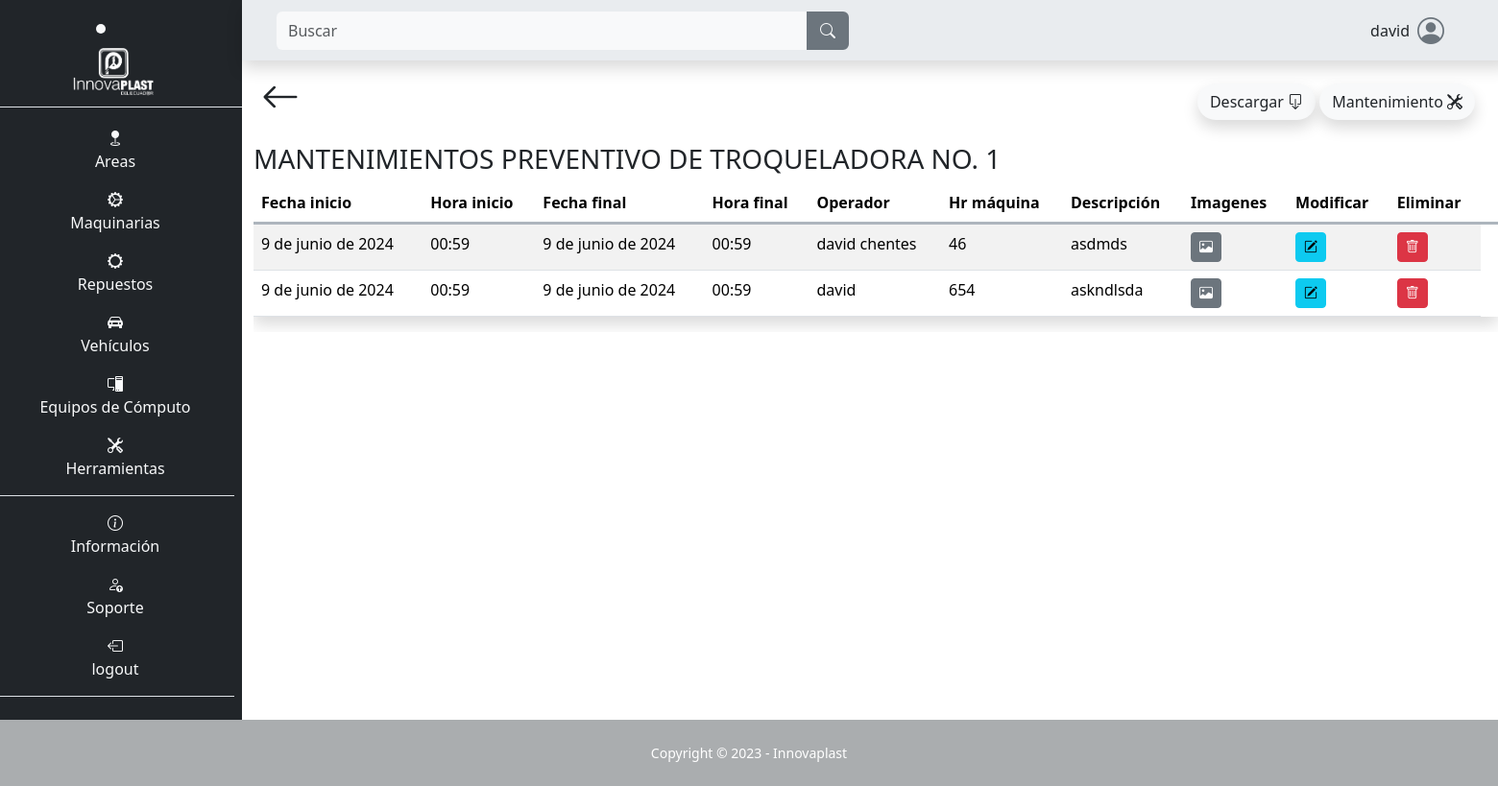
Before: /maquina/mantenimientos_maquina_preventivo/17 (signed in) with the older database file.
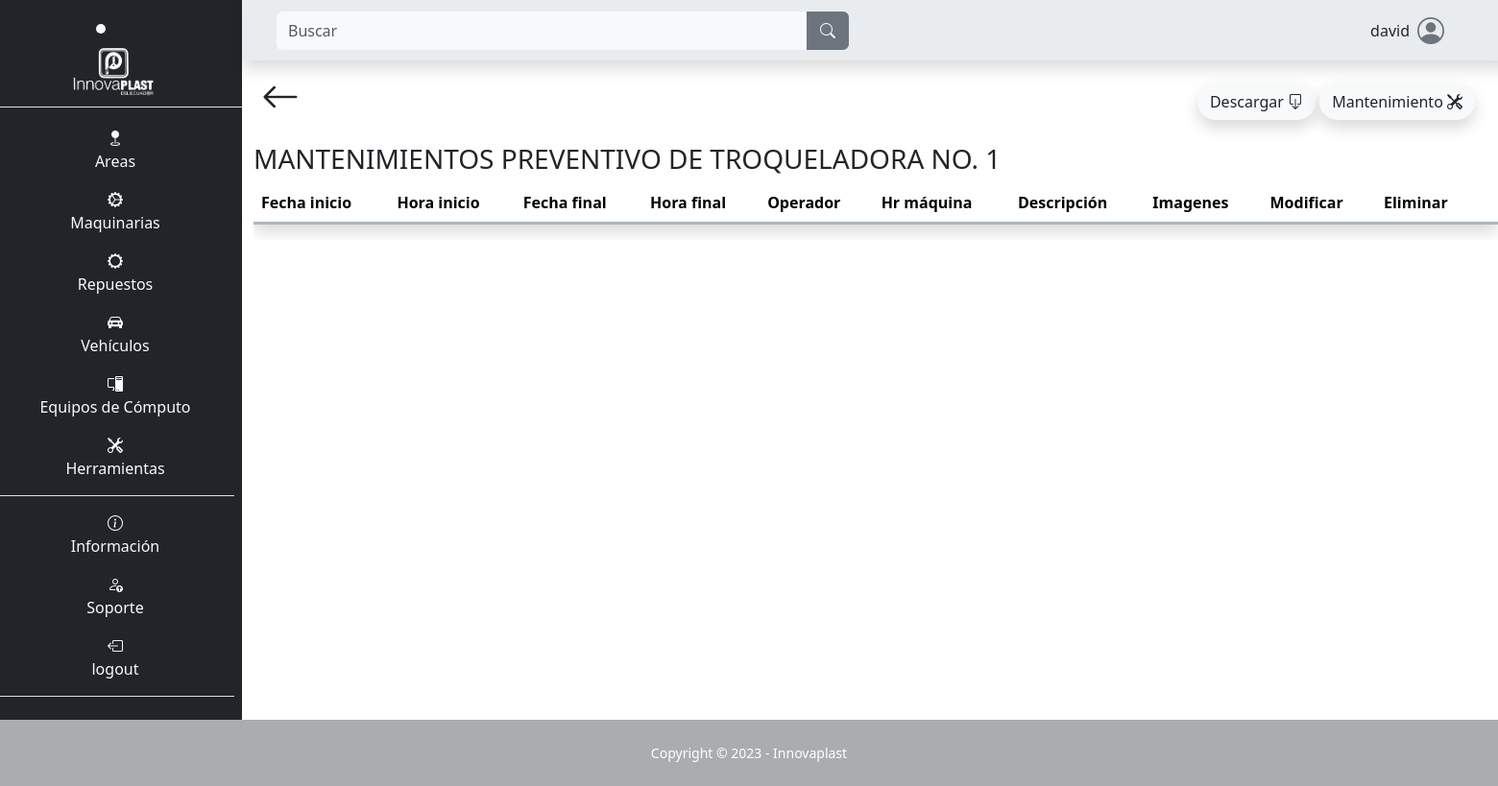
After: the same page with the newer database file.
### SGE_maquina/models.py (models this page shows, shortened)
class MantenimientoMaquina(models.Model):
    maquina = models.ForeignKey(Maquina, on_delete=models.CASCADE)
    fecha_inicio = models.DateField(default=date.today)
    hora_inicio = models.TimeField(default=datetime.now().time())
    fecha = models.DateField(default=date.today)
    hora = models.TimeField(default=datetime.now().time())
    operador = models.CharField(max_length=100, blank=False, null=False, default="")
    tipo = models.ForeignKey(TipoMantenimientoMaquina, on_delete=models.CASCADE)
    hr_maquina = models.IntegerField(blank=False, null=False, default=0)
    partes_y_piezas = models.TextField(max_length=500, null=False, blank=False, default="")
    descripción = models.TextField(max_length=500, null=False, blank=False, default="")
    image = models.ImageField(upload_to="maquina/mantenimiento/image", null=False, blank=False, default=None)
    image2 = models.ImageField(upload_to="maquina/mantenimiento/image", null=False, blank=False, default=None)
    image3 = models.ImageField(upload_to="maquina/mantenimiento/image", null=False, blank=False, default=None)

### SGE_maquina/views.py (the view)
# urls.py: path('mantenimientos_maquina_preventivo/<int:id>', views.mantenimientos_maquina_preventivo, name="mantenimientos_maquina_preventivo"),
@login_required
def mantenimientos_maquina_preventivo(request, id):
    if request.method == 'GET':
        maquina = get_object_or_404(Maquina, id=id)
        tipo_mantenimiento = get_object_or_404(TipoMantenimientoMaquina, id=2)
        mantenimientos = maquina.mantenimientomaquina_set.filter(tipo=tipo_mantenimiento).order_by('-fecha', '-hora')
        context = {
            'maquina': maquina,
            'tipo_mantenimiento': tipo_mantenimiento,
            'mantenimientos': mantenimientos,
        }
        return render(request, 'SGE_maquina/manteniminetos_preventivo.html', context)

### SGE_maquina/models.py (called while the page is built)
    def __str__(self):
        return self.nombre

    def __str__(self):
        return self.tipo

### templates/SGE_maquina/manteniminetos_preventivo.html (shortened to what this page needs)
{% extends "layout/base.html" %}
{% block 'content' %}
<div class="container mb-5">
    <div class="d-flex p-2 justify-content-between">
        <a class="text-decoration-none text-dark flecha-atras" href="{% url "detalles_maquina" id=maquina.id %}">
            <i class="bi bi-arrow-left fs-1"></i>
        </a>
        <span class="p-3">
            <button type="button" class="btn bg-body-tertiary descargar shadow rounded-pill" data-bs-toggle="modal" data-bs-target="#modal-descargar">
                Descargar <i class="bi bi-box-arrow-down "></i>
            </button>
            <a class="btn bg-body-tertiary mantenimineto shadow rounded-pill" href="{% url "nuevo_mantenimineto_maquina_preventivo" id=maquina.id %}">Mantenimiento <i class="bi bi-tools"></i></a>
        </span>
    </div>
    <h3 class="text-uppercase">Mantenimientos {{ tipo_mantenimiento }} de {{ maquina }}</h3>
    <div class="table-responsive">
    <table class="table table-striped shadow">
        <thead>
            <tr class="border border-end-0 border-start-0 border-top-0 border-3 border-dark-subtle">
                <th>Fecha inicio</th>
                <th>Hora inicio</th>
                <th>Fecha final</th>
                <th>Hora final</th>
                <th>Operador</th>
                <th>Hr máquina</th>
                <th>Descripción</th>
                <th>Imagenes</th>
                <th>Modificar</th>
                <th>Eliminar<th>
            </tr>
        </thead>
        <tbody>
            {% for mantenimiento in mantenimientos %}
                <tr>
                    <td>{{ mantenimiento.fecha_inicio }}</td>
                    <td>{{ mantenimiento.hora_inicio }}</td>
                    <td>{{ mantenimiento.fecha }}</td>
                    <td>{{ mantenimiento.hora }}</td>
                    <td>{{ mantenimiento.operador }}</td>
                    <td>{{ mantenimiento.hr_maquina }}</td>
                    <td>{{ mantenimiento.descripción }}</td>
                    <td>
                        <button type="button" class="btn btn-secondary btn-sm" data-bs-toggle="modal" data-bs-target="#exampleModal{{ mantenimiento.id }}">
                            <i class="bi bi-image"></i>
                        </button>
                    </td>
                    <td>
                        <a class="btn btn-info btn-sm" href="{% url "mod_mantenimineto_maquina_preventivo" id=mantenimiento.id %}"><i class="bi bi-pencil-square"></i></a>
                    </td>
                    <td>
                        <button type="button" class="btn btn-danger btn-sm" data-bs-toggle="modal" data-bs-target="#modal-eliminar{{ mantenimiento.id }}">
                            <i class="bi bi-trash"></i>
                        </button>
                    </td>
                </tr>
            {% endfor %}
        </tbody>
    </table>
    </div>
</div>
{% endblock %}

Changed rows visible on the page:
removed MantenimientoMaquina: fecha_inicio "9 de junio de 2024", hora_inicio "00:59", fecha "9 de junio de 2024", hora "00:59", operador "david chentes", hr_maquina "46", descripción "asdmds"
removed MantenimientoMaquina: fecha_inicio "9 de junio de 2024", hora_inicio "00:59", fecha "9 de junio de 2024", hora "00:59", operador "david", hr_maquina "654", descripción "askndlsda"
